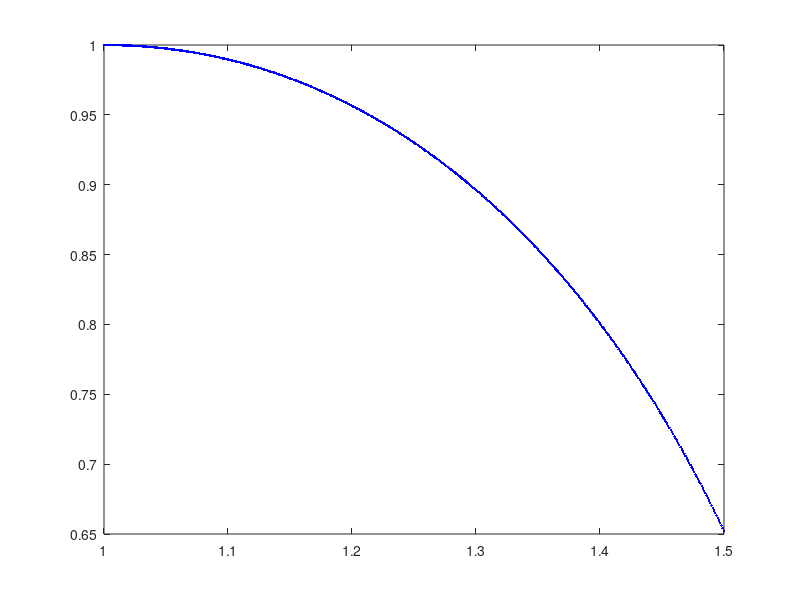

Write MATLAB code to recreate this figure.
function plotsoln()
    clear all; clc; close all

    rnge = 1:0.001:1.5;
    y = rnge.*sqrt(1-2*log(rnge));
    plot(rnge, y, '.b');
end